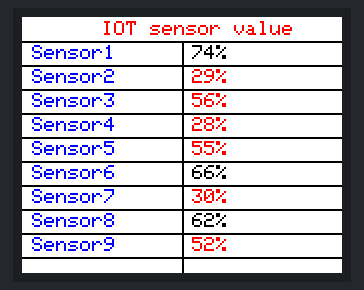
Simulated run of this sketch. Board: ESP32. Parts: 160×128 colour display. The local clock reads 2024-03-15 10:24:30 at power-on unless the sketch sets it; random numbers use the default seed unless the sketch sets one.

Above: at 0.2 s.

The sketch:

esp32_tft_sensor_table.ino
```cpp
#include <Adafruit_GFX.h>    // Core graphics library
#include <Adafruit_ST7735.h> // Hardware-specific library for ST7735
#include <SPI.h>
#include <stdlib.h>  // For random number generation
#include <time.h>    // For seeding random number generation

// TFT display pin definitions (ESP32-WROOM)
#define TFT_DC    12 // Data/Command pin
#define TFT_CS    13 // Chip Select pin
#define TFT_MOSI  14 // Master Out Slave In pin
#define TFT_CLK   27 // Clock pin
#define TFT_RST    4 // Reset pin

// Initialize TFT display
Adafruit_ST7735 tft = Adafruit_ST7735(TFT_CS, TFT_DC, TFT_MOSI, TFT_CLK, TFT_RST);

void setup() {
  Serial.begin(115200);

  // Initialize the TFT display
  tft.initR(INITR_BLACKTAB);  // Adjust the initialization as needed
  tft.setRotation(1);  // Set rotation (1 is landscape mode)
  tft.fillScreen(ST7735_WHITE);  // Fill the screen with white

  drawTable();
  fillFirstColumn();
  addHeader();
  fillSecondColumn();  // Add random percentage values to the second column
}

void loop() {
  // Nothing to do here for now
}

// Function to draw a 2-column, 10-row table (1 header + 9 rows)
void drawTable() {
  int screenWidth = tft.width();
  int screenHeight = tft.height();

  // Define cell size based on the screen width and height
  int cellWidth = screenWidth / 2;
  int cellHeight = screenHeight / 10;

  // Set the color for lines
  uint16_t lineColor = ST7735_BLACK;

  // Draw horizontal lines (10 rows including header)
  for (int i = 1; i <= 10; i++) {
    int y = i * cellHeight;
    tft.drawLine(0, y, screenWidth, y, lineColor);
  }

  // Draw vertical line for columns (skipping the first row)
  for (int i = 1; i < 2; i++) {
    int x = i * cellWidth;
    tft.drawLine(x, cellHeight, x, screenHeight, lineColor);
  }
}

// Function to fill the first column with "Sensor1", "Sensor2", ..., "Sensor9"
void fillFirstColumn() {
  int screenHeight = tft.height();
  int cellHeight = screenHeight / 10;

  tft.setTextColor(ST7735_BLUE);  // Set text color
  tft.setTextSize(1);  // Set text size (1 is default size)

  // Loop to print "Sensor1", "Sensor2", ..., "Sensor9"
  for (int i = 1; i <= 9; i++) {
    int textX = 5;  // X position to start text (left margin)
    int textY = (i * cellHeight) + (cellHeight / 2) - 4;  // Y position for each row (centered vertically)

    tft.setCursor(textX, textY);
    tft.print("Sensor");
    tft.print(i);
  }
}

// Function to add a header "IOT sensor value" in the first row
void addHeader() {
  int screenWidth = tft.width();  // Get screen width
  int screenHeight = tft.height(); // Get screen height
  int cellHeight = screenHeight / 10; // Calculate cell height

  tft.setTextColor(ST7735_RED);  // Set text color
  tft.setTextSize(1);  // Set text size (1 is default size)

  // Set cursor to the center of the first row
  tft.setCursor((screenWidth / 2) - 40, (cellHeight / 2) - 4);  // Adjust these values to center the text

  // Print the header text
  tft.print("IOT sensor value");
}

// Function to fill the second column with random percentage values
void fillSecondColumn() {
  int screenHeight = tft.height();
  int cellHeight = screenHeight / 10;

  // Seed the random number generator
  srand(time(NULL));

  // Loop to print random percentage values in the second column
  for (int i = 1; i <= 9; i++) {
    int textX = tft.width() / 2 + 5;  // X position to start text in the second column
    int textY = (i * cellHeight) + (cellHeight / 2) - 4;  // Y position for each row (centered vertically)

    int percentage = rand() % 101;  // Generate a random percentage between 0 and 100

    // Set text color based on the percentage value
    if (percentage < 60) {
      tft.setTextColor(ST7735_RED);  // Set text color to red if value is less than 60%
    } else {
      tft.setTextColor(ST7735_BLACK);  // Set text color to black otherwise
    }

    tft.setCursor(textX, textY);
    tft.print(percentage);
    tft.print("%");
  }
}
```
